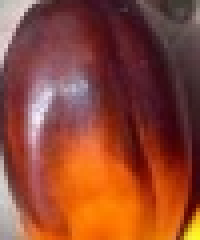
#> input picture PYTHON CODE/scripts/full_image/raw/000001.png, 50 x 60 px (shown 4 times larger)
$ python rename_and_resize.py --input '../../PYTHON CODE/scripts/full_image/raw' --annot '../../PYTHON CODE/scripts/full_image/raw' --folder '../../PYTHON CODE/scripts/full_image/raw'
#> lines starting #> are read from the running program, lines starting #| are printed output that depends on the picture
### HAAR_CASCADE_TRAINING/scripts/pyimagesearch/preprocessing/aspectawarepreprocessor.py
# import the necessary packages
import imutils
import cv2

class AspectAwarePreprocessor:
	def __init__(self, width, height, inter=cv2.INTER_AREA):
		# store the target image width, height, and interpolation
		# method used when resizing
#> further down, image is the input picture: shape (60, 50, 3); mean B, G, R 51.8, 71.3, 143.1
		self.width = width
		self.height = height
		self.inter = inter

	def preprocess(self, image):
		# grab the dimensions of the image and then initialize
		# the deltas to use when cropping
		(h, w) = image.shape[:2]
#> h = 60; w = 50
		dW = 0
		dH = 0

		# if the width is smaller than the height, then resize
		# along the width (i.e., the smaller dimension) and then
		# update the deltas to crop the height to the desired
		# dimension
		if w < h:
			image = imutils.resize(image, width=self.width,
				inter=self.inter)
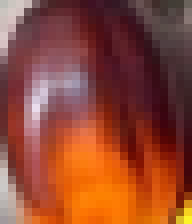
#> image: shape (28, 24, 3) (shown 8 times larger); mean of channels 0, 1, 2 51.8, 71.3, 143.1; drawn as B, G, R
			dH = int((image.shape[0] - self.height) / 2.0)
#> dH = 2

		# otherwise, the height is smaller than the width so
		# resize along the height and then update the deltas
		# crop along the width
		else:
			image = imutils.resize(image, height=self.height,
				inter=self.inter)
			dW = int((image.shape[1] - self.width) / 2.0)

		# now that our images have been resized, we need to
		# re-grab the width and height, followed by performing
		# the crop
		(h, w) = image.shape[:2]
#> h = 28; w = 24
		image = image[dH:h - dH, dW:w - dW]
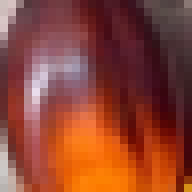
#> image: shape (24, 24, 3) (shown 8 times larger); mean of channels 0, 1, 2 51.8, 67.8, 140.6; drawn as B, G, R

		# finally, resize the image to the provided spatial
		# dimensions to ensure our output image is always a fixed
		# size
		return cv2.resize(image, (self.width, self.height),
			interpolation=self.inter)

### HAAR_CASCADE_TRAINING/scripts/rename_and_resize.py
##################################################
## {Description}: Rename and resize the dataset by
## numbering format e.g.: 000001.png
##################################################
## Author: Khairul Izwan Bin Kamsani
## Version: {1}.{0}.{0}
## Email: {wansnap@gmail.com}
##################################################

# import the necessary packages
from imutils import paths
import argparse
import imutils
import cv2
import os

from pyimagesearch.preprocessing.aspectawarepreprocessor import AspectAwarePreprocessor

# construct the argument parse and parse the arguments
ap = argparse.ArgumentParser()
ap.add_argument("-i", "--input", required=True,
	help="path to input directory of images")
ap.add_argument("-a", "--annot", required=True,
	help="path to output directory of annotations")
ap.add_argument("-f", "--folder", required=True, help="folder name")
ap.add_argument("-ws", "--width", required=False, default=24,
	help="width size")
ap.add_argument("-hs", "--height", required=False, default=24,
	help="height size")
args = vars(ap.parse_args())

# grab the image paths then initialize the dictionary of character
# counts
imagePaths = list(paths.list_images(args["input"]))
count = 1267

# initiate aspectawarepreprocessor
aap = AspectAwarePreprocessor(int(args["width"]), int(args["height"]))

# loop over the image paths
for (i, imagePath) in enumerate(imagePaths):
	# display an update to the user
	print("[INFO] processing image {}/{}".format(i + 1, len(imagePaths)))

	try:
		# load the image
		image = cv2.imread(imagePath)

		# resize the image
		image = aap.preprocess(image)

		# construct the path the output directory
		dirPath = os.path.join(args["annot"], args["folder"])

		# if the output directory does not exist, create it
		if not os.path.exists(dirPath):
			os.makedirs(dirPath)

		# write the labeled character to file
		p = os.path.sep.join([dirPath, "{}_W{}H{}.png".format(
			str(count).zfill(6), args["width"], args["height"])])
		cv2.imwrite(p, image)

		# increment the count for the current key
		count = count + 1

	# we are trying to control-c out of the script, so break from the
	# loop (you still need to press a key for the active window to
	# trigger this)
	except KeyboardInterrupt:
		print("[INFO] manually leaving script")
		break

	# an unknown error has occurred for this particular image
	except:
		print("[INFO] skipping image...")

$ run again, with PYTHON CODE/scripts/full_image/raw/000000.png copied over PYTHON CODE/scripts/full_image/raw/000001.png
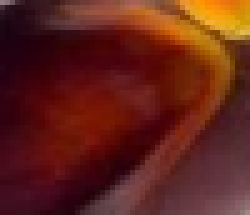
#> input picture PYTHON CODE/scripts/full_image/raw/000000.png, 50 x 43 px (shown 5 times larger)
#> image is the input picture: shape (43, 50, 3); mean B, G, R 25.3, 34.8, 97.9
#> in preprocess, `image = image[dH:h - dH, dW:w - dW]`:
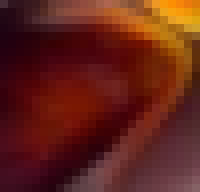
#> image: shape (24, 25, 3) (shown 8 times larger); mean of channels 0, 1, 2 24.4, 34.4, 99.1; drawn as B, G, R
#> in preprocess, `return cv2.resize(image, (self.width, self.height), interpolation=self..`:
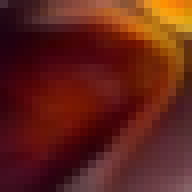
#> returned value: shape (24, 24, 3) (shown 8 times larger); mean of channels 0, 1, 2 24.5, 34.5, 99.1; drawn as B, G, R

$ run again, with PYTHON CODE/scripts/full_image/raw/000002.png copied over PYTHON CODE/scripts/full_image/raw/000001.png
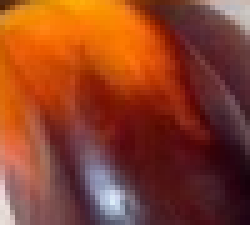
#> input picture PYTHON CODE/scripts/full_image/raw/000002.png, 50 x 45 px (shown 5 times larger)
#> image is the input picture: shape (45, 50, 3); mean B, G, R 39.6, 65.1, 140
#> in preprocess, `image = imutils.resize(image, height=self.height, inter=self.inter)`:
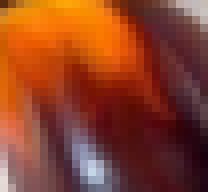
#> image: shape (24, 26, 3) (shown 8 times larger); mean of channels 0, 1, 2 39.6, 65.1, 140; drawn as B, G, R
#> in preprocess, `image = image[dH:h - dH, dW:w - dW]`:
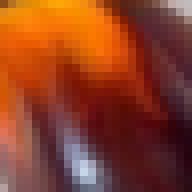
#> image: shape (24, 24, 3) (shown 8 times larger); mean of channels 0, 1, 2 37.4, 62.9, 139.4; drawn as B, G, R

$ run again, with PYTHON CODE/scripts/full_image/raw/000003.png copied over PYTHON CODE/scripts/full_image/raw/000001.png
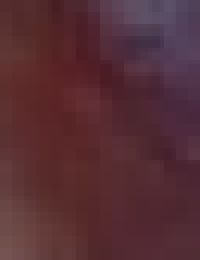
#> input picture PYTHON CODE/scripts/full_image/raw/000003.png, 50 x 65 px (shown 4 times larger)
#> image is the input picture: shape (65, 50, 3); mean B, G, R 53.1, 46, 86
#> in preprocess, `image = image[dH:h - dH, dW:w - dW]`:
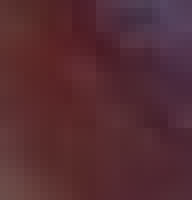
#> image: shape (25, 24, 3) (shown 8 times larger); mean of channels 0, 1, 2 51.1, 44.3, 85.6; drawn as B, G, R
#> in preprocess, `return cv2.resize(image, (self.width, self.height), interpolation=self..`:
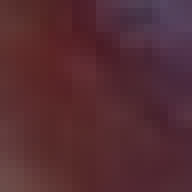
#> returned value: shape (24, 24, 3) (shown 8 times larger); mean of channels 0, 1, 2 51.1, 44.3, 85.6; drawn as B, G, R
